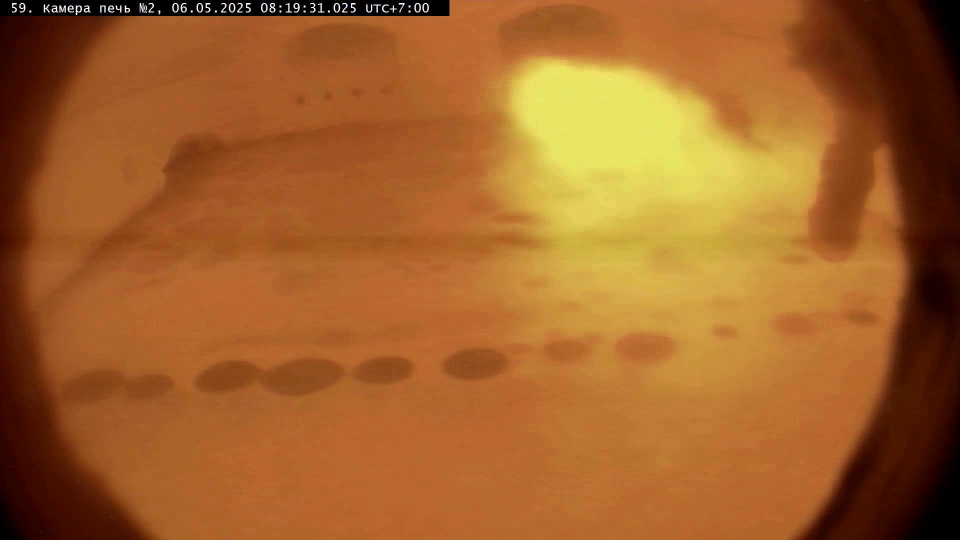
#> input picture data/frames/1video/frame_000006.jpg, 1920 x 1080 px (shown at 1/2 size); its folder holds only this picture in this run
$ python run_shikhta_only.py
#> lines starting #> are read from the running program, lines starting #| are printed output that depends on the picture; after the words box and inside, x2 and y2 are one past the last pixel; in counts of white or black regions, pixels touching at a corner belong together
#> in prepare_main_polygon_via_gui, img is the input picture: shape (1080, 1920, 3); mean B, G, R 41.7, 98, 161.4
### src/polygon_gui.py
# polygon_gui.py
import cv2
import json
import os
from pathlib import Path

INSTRUCTIONS = (
    "ЛКМ: добавить точку (до 6). ПКМ / u: удалить последнюю. R: сброс. S: сохранить. K: оставить дефолт. ESC: отмена."
)


# [8 lines left out: function _mouse_callback, not called in this run]


def prompt_polygon_on_image(img, default_polygon=None, video_name="video", save_dir=None, window_name="Set polygon"):
    """
    Показывает окно с кадром img и позволяет выставить 6 точек.
    Возвращает polygon (list of 6 (x,y)) или default_polygon (если отмена/keep).
    Если save_dir указан — сохраняет JSON: <save_dir>/<video_name>_polygon.json
    """
#> called with video_name = '1video', save_dir = 'data/shikhta_results/1video/polygons', window_name = 'Set polygon'
    if img is None:
        raise ValueError("img is None")

    pts = []
    clone = img.copy()
    h, w = img.shape[:2]
    display = clone.copy()

    params = {"points": pts}

    cv2.namedWindow(window_name, cv2.WINDOW_NORMAL | cv2.WINDOW_KEEPRATIO)
    cv2.setMouseCallback(window_name, _mouse_callback, params)

    def draw():
        nonlocal display
        display = clone.copy()
        cv2.rectangle(display, (0, h - 40), (w, h), (0, 0, 0), -1)
        cv2.putText(display, INSTRUCTIONS, (8, h - 12),
                    cv2.FONT_HERSHEY_SIMPLEX, 0.45, (255, 255, 255), 1, cv2.LINE_AA)
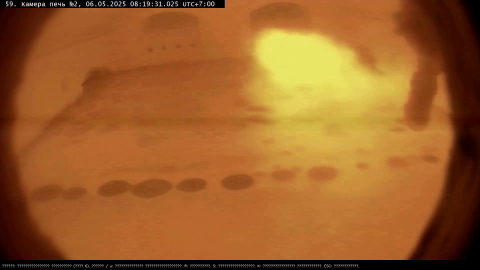
#> display: shape (1080, 1920, 3) (shown at 1/4 size); mean B, G, R 41, 95.7, 156.7
        for i, (x, y) in enumerate(pts):
            cv2.circle(display, (x, y), 5, (0, 255, 0), -1)
            cv2.putText(display, str(i + 1), (x + 6, y - 6),
                        cv2.FONT_HERSHEY_SIMPLEX, 0.5, (0, 255, 0), 1)
        if len(pts) >= 2:
            for i in range(len(pts) - 1):
                cv2.line(display, pts[i], pts[i + 1], (0, 200, 0), 2)
        if len(pts) == 6:
            cv2.line(display, pts[-1], pts[0], (0, 200, 0), 2)

    draw()

    while True:
        cv2.imshow(window_name, display)
        key = cv2.waitKey(20) & 0xFF
#> (key Esc is pressed here)

        if key == 27:  # ESC
            cv2.destroyWindow(window_name)
            return default_polygon
        elif key == ord('u'):
            if pts:
                pts.pop()
                draw()
        elif key == ord('r'):
            pts.clear()
            draw()
        elif key == ord('k'):
            cv2.destroyWindow(window_name)
            return default_polygon
        elif key == ord('s'):
            if len(pts) == 6:
                polygon = [(int(x), int(y)) for (x, y) in pts]
                if save_dir:
                    Path(save_dir).mkdir(parents=True, exist_ok=True)
                    fname = os.path.join(
                        save_dir, f"{video_name}_polygon.json")
                    with open(fname, "w", encoding="utf-8") as f:
                        json.dump({"polygon": polygon}, f, indent=2)
                cv2.destroyWindow(window_name)
                return polygon
            else:
                print(f"Требуется 6 точек полигона. Текущих: {len(pts)}")
        else:
            draw()

    cv2.destroyWindow(window_name)
    return default_polygon


def load_saved_polygon(save_dir, video_name):
    fname = os.path.join(save_dir, f"{video_name}_polygon.json")
    if os.path.exists(fname):
        try:
            with open(fname, "r", encoding="utf-8") as f:
                data = json.load(f)
                poly = data.get("polygon")
                if isinstance(poly, list) and len(poly) == 6:
                    return [(int(x), int(y)) for (x, y) in poly]
        except Exception:
            return None
    return None

### src/perspective_transform_hexagon.py
# perspective_transform_hexagon.py
"""
Модуль для перспективной коррекции шестиугольной печи
Использует разбиение на треугольники для более точного преобразования
"""

import cv2
import json
import os
from pathlib import Path
import numpy as np


class HexagonPerspectiveTransformer:
    """Класс для перспективной трансформации шестиугольных областей"""

    # [197 lines left out: functions __init__, _create_regular_hexagon, _calculate_transform, set_source_points, transform, transform_point and 4 more, not called in this run]


def setup_hexagon_perspective_gui(image, window_name="Setup Hexagon Perspective"):
    """
    GUI для настройки перспективной коррекции шестиугольника
    Пользователь выбирает 6 угловых точек

    Returns:
        points: список из 6 точек или None при отмене
    """
#> called with window_name = 'Setup Hexagon Perspective'
    points = []
    clone = image.copy()
    h, w = image.shape[:2]

    # Подсказка по умолчанию - правильный шестиугольник
    cx, cy = w // 2, h // 2
    radius = min(w, h) * 0.35
    default_points = []
    for i in range(6):
        angle = np.pi / 2 - i * np.pi / 3
        x = int(cx + radius * np.cos(angle))
        y = int(cy - radius * np.sin(angle))
        default_points.append([x, y])

    # [9 lines left out: function mouse_callback, not called in this run]

    cv2.namedWindow(window_name, cv2.WINDOW_NORMAL)
    cv2.setMouseCallback(window_name, mouse_callback)

    instructions = [
        "SETTING HEXAGON PERSPECTIVE",
        "Select 6 corner points of the oven (clockwise):",
        "LMB - add point | RMB - delete last",
        "D - use default | R - reset",
        "S - save | ESC - cancel"
    ]

    while True:
        display = clone.copy()

        # Инструкции
        y_offset = 30
        for instruction in instructions:
            cv2.putText(display, instruction, (10, y_offset),
                        cv2.FONT_HERSHEY_SIMPLEX, 0.6, (255, 255, 255), 2)
            cv2.putText(display, instruction, (10, y_offset),
                        cv2.FONT_HERSHEY_SIMPLEX, 0.6, (0, 0, 0), 1)
            y_offset += 25
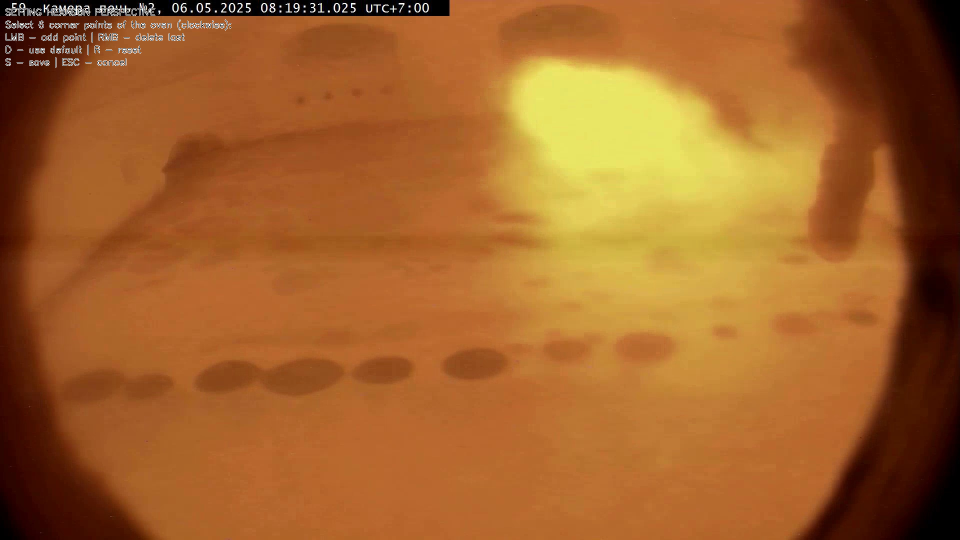
#> display: shape (1080, 1920, 3) (shown at 1/2 size); 0.49% of pixels changed, all inside (x1, y1, x2, y2) = (11, 16, 463, 136)
#> after the loop, y_offset = 155

        # Рисуем точки и линии
        for i, point in enumerate(points):
            cv2.circle(display, tuple(point), 5, (0, 255, 0), -1)
            cv2.putText(display, f"{i+1}", (point[0] + 10, point[1] - 10),
                        cv2.FONT_HERSHEY_SIMPLEX, 0.8, (0, 255, 0), 2)
#> (the rest of the program and of its run is left out)
